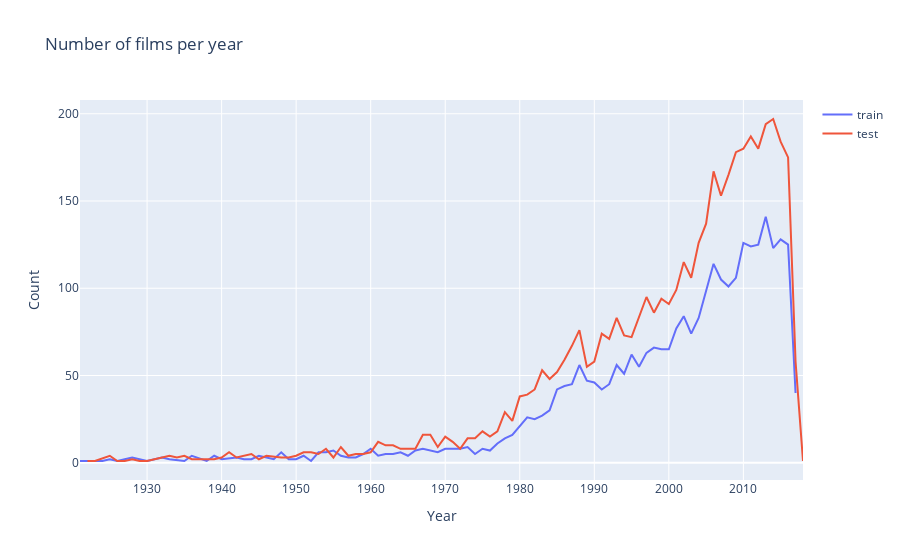

The cell this chart's notebook holds for it:
### Markdown cell above
### Using Plotly to Visualize the Number of Films Per Year

### Code cell
# Count no.of films released per year and sort the years in ascending order
# Do this for both Train and Test Sets
d1 = train['release_date_year'].value_counts().sort_index()
d2 = test['release_date_year'].value_counts().sort_index()

import plotly.offline as py
py.init_notebook_mode(connected=True)
import plotly.graph_objs as go

# x values are years, and y values are movie counts, name=legend
data = [go.Scatter(x=d1.index, y=d1.values, name='train'),
        go.Scatter(x=d2.index, y=d2.values, name='test')]

layout = go.Layout(dict(title = "Number of films per year",
                  xaxis = dict(title = 'Year'),
                  yaxis = dict(title = 'Count'),
                  ),legend=dict(
                orientation="v"))
py.iplot(dict(data=data, layout=layout))

### Figure 1 — Plotly figure (JSON) as saved in the notebook; plotly's stock layout.template omitted (floating-point values rounded to 4 significant figures)
{"data": [{"name": "train", "type": "scatter", "x": [1921, 1924, 1925, 1926, 1927, 1928, 1930, 1931, 1932, 1933, 1935, 1936, 1938, 1939, 1940, 1942, 1943, 1944, 1945, 1947, 1948, 1949, 1950, 1951, 1952, 1953, 1954, 1955, 1956, 1957, 1958, 1959, 1960, 1961, 1962, 1963, 1964, 1965, 1966, 1967, 1968, 1969, 1970, 1971, 1972, 1973, 1974, 1975, 1976, 1977, 1978, 1979, 1980, 1981, 1982, 1983, 1984, 1985, 1986, 1987, 1988, 1989, 1990, 1991, 1992, 1993, 1994, 1995, 1996, 1997, 1998, 1999, 2000, 2001, 2002, 2003, 2004, 2005, 2006, 2007, 2008, 2009, 2010, 2011, 2012, 2013, 2014, 2015, 2016, 2017], "y": [1, 1, 2, 1, 2, 3, 1, 2, 3, 2, 1, 4, 1, 4, 2, 3, 2, 2, 4, 2, 6, 2, 2, 4, 1, 6, 6, 7, 4, 3, 3, 5, 8, 4, 5, 5, 6, 4, 7, 8, 7, 6, 8, 8, 8, 9, 5, 8, 7, 11, 14, 16, 21, 26, 25, 27, 30, 42, 44, 45, 56, 47, 46, 42, 45, 56, 51, 62, 55, 63, 66, 65, 65, 77, 84, 74, 83, 99, 114, 105, 101, 106, 126, 124, 125, 141, 123, 128, 125, 40]}, {"name": "test", "type": "scatter", "x": [1922, 1923, 1925, 1926, 1927, 1928, 1929, 1930, 1931, 1933, 1934, 1935, 1936, 1937, 1938, 1939, 1940, 1941, 1942, 1944, 1945, 1946, 1948, 1949, 1950, 1951, 1952, 1953, 1954, 1955, 1956, 1957, 1958, 1959, 1960, 1961, 1962, 1963, 1964, 1965, 1966, 1967, 1968, 1969, 1970, 1971, 1972, 1973, 1974, 1975, 1976, 1977, 1978, 1979, 1980, 1981, 1982, 1983, 1984, 1985, 1986, 1987, 1988, 1989, 1990, 1991, 1992, 1993, 1994, 1995, 1996, 1997, 1998, 1999, 2000, 2001, 2002, 2003, 2004, 2005, 2006, 2007, 2008, 2009, 2010, 2011, 2012, 2013, 2014, 2015, 2016, 2017, 2018], "y": [1, 1, 4, 1, 1, 2, 1, 1, 2, 4, 3, 4, 2, 2, 2, 2, 3, 6, 3, 5, 2, 4, 3, 3, 4, 6, 6, 5, 8, 3, 9, 4, 5, 5, 6, 12, 10, 10, 8, 8, 8, 16, 16, 9, 15, 12, 8, 14, 14, 18, 15, 18, 29, 24, 38, 39, 42, 53, 48, 52, 59, 67, 76, 55, 58, 74, 71, 83, 73, 72, 83, 95, 86, 94, 91, 99, 115, 106, 126, 137, 167, 153, 165, 178, 180, 187, 180, 194, 197, 184, 175, 58, 1]}], "layout": {"legend": {"orientation": "v"}, "title": {"text": "Number of films per year"}, "xaxis": {"title": {"text": "Year"}}, "yaxis": {"title": {"text": "Count"}}}}
